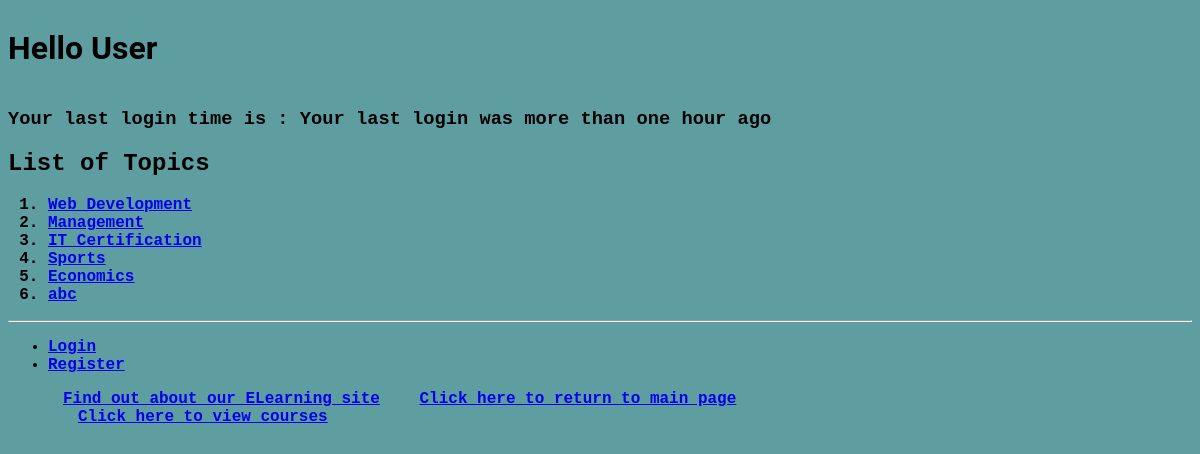
The page /myapp/ on the database its author committed.
### myapp/models.py (models this page shows, shortened)
class Topic(models.Model):
    name = models.CharField(max_length=200)
    category = models.CharField(max_length=200, null=True)

### myapp/views.py (the view)
# urls.py: path(r'', views.index, name='index'),
def index(request):
    top_list = Topic.objects.all().order_by('id')[:10]
    last_login = request.session['last_login'] if 'last_login' in request.session else 'Your last login was more than one hour ago'
    return render(request, "myapp/index.html", {'top_list': top_list, 'last_login': last_login})

### myapp/templates/myapp/index.html (shortened to what this page needs)
{% extends 'myapp/base.html' %}
{% block body_block %}
    <h3>Your last login time is : {{last_login}}</h3>
    {% if top_list %}
        <h2>List of Topics</h2>
        <ol>
            {% for top in top_list %}
                <li><a href={% url 'myapp:index' %}{{ top.id }}> {{ top.name }} </a></li>
            {% endfor %}
        </ol>
    {% else %}
        <strong>There are no available topics!</strong>
    {% endif %}
{% endblock %}

### myapp/static/myapp/style.css (style rules this page uses)
body { background-color: cadetblue; font-family: "Bitstream Vera Sans Mono", Monaco, "Courier New", Courier, monospace; font-weight: bold; }

### rows shown on the page
Topic: name "Web Development"
Topic: name "Management"
Topic: name "IT Certification"
Topic: name "Sports"
Topic: name "Economics"
Topic: name "abc"

### other values the page prints
{{ last_login }} "Your last login was more than one hour ago"
